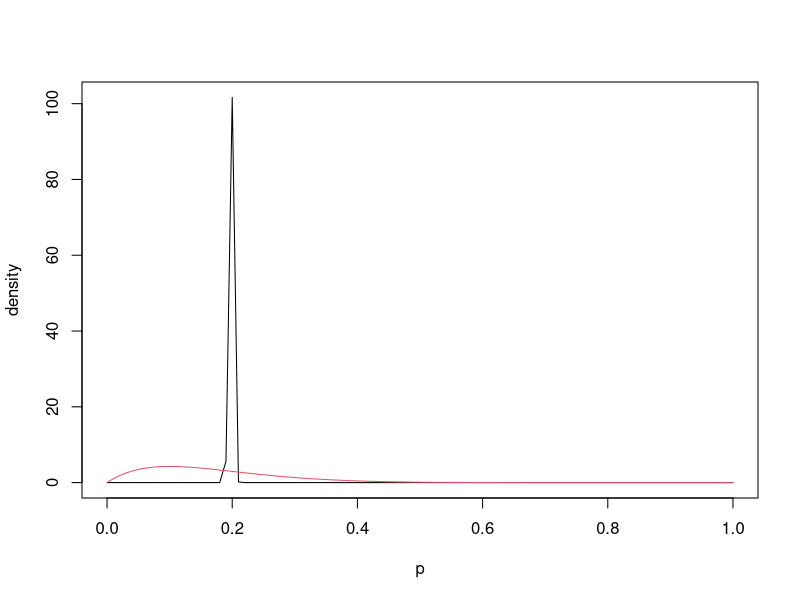
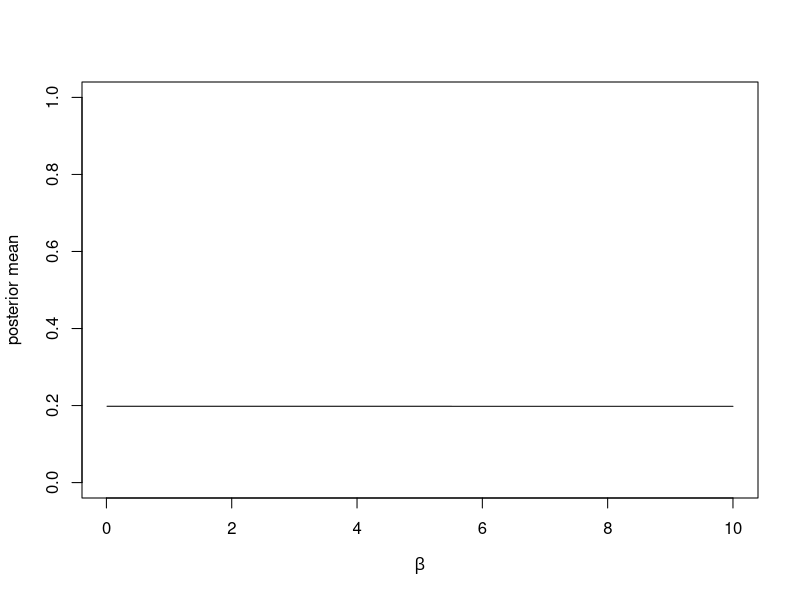
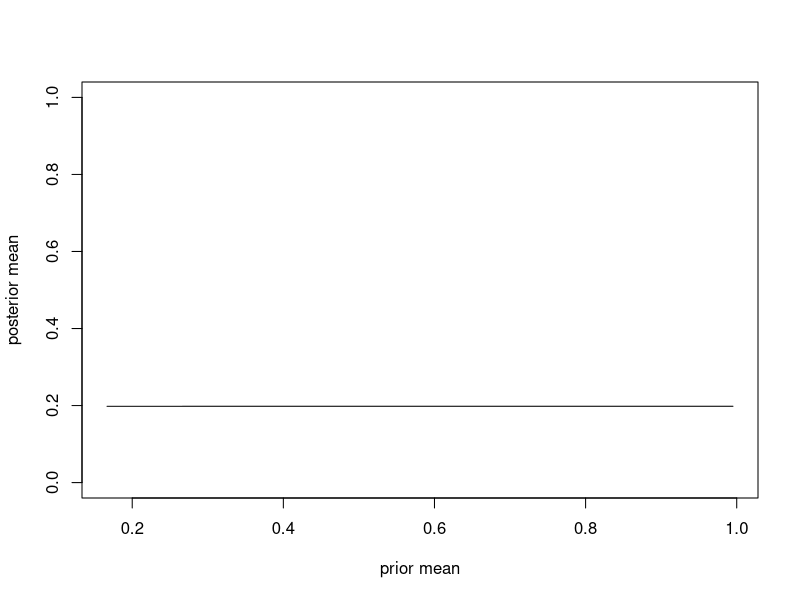
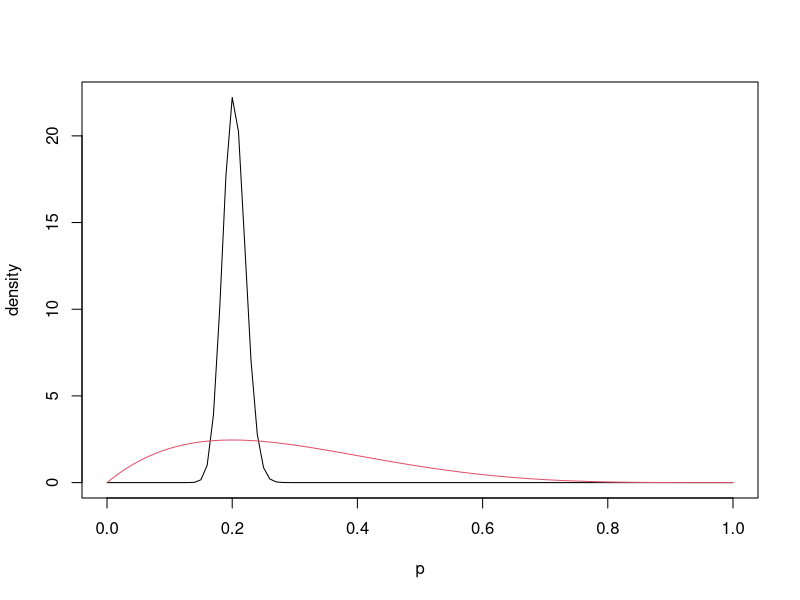
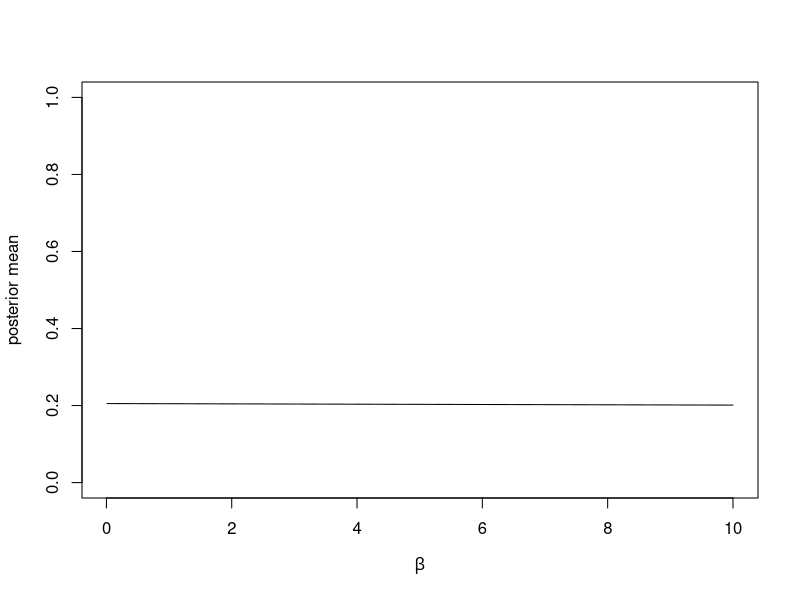
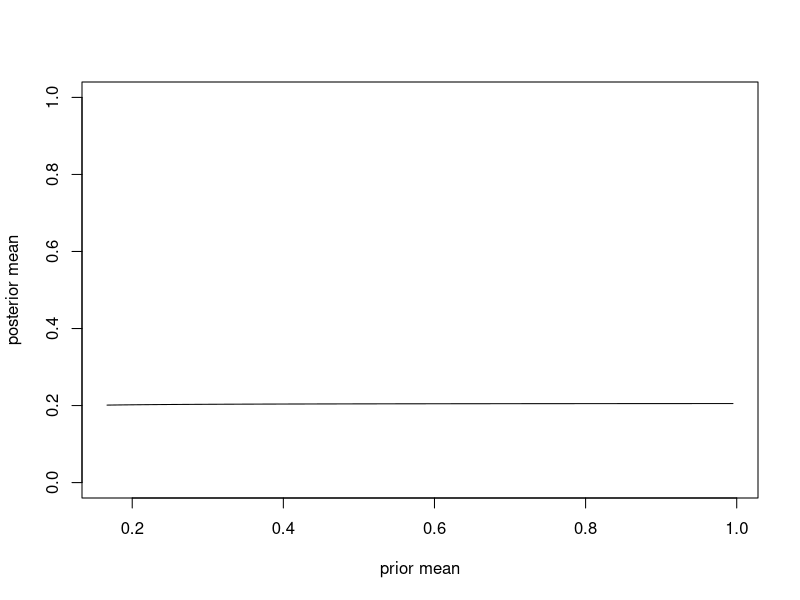

Here is the R script that generated these plots, in order:
#The posterior distribution is Beta(sum(x) + \alpha, 100*N - sum(x) + \beta )


# Function for posterior distribution -------------------------------------
#This function computes the posterior distribution
#It has four inputs: sum.x and N describing the data, and alpha and beta (both numerics correpsonding to the prior distribution)
#It outputs a vector evaluating the posterior distribution at [0, 0.01, 0.02, ..., 10]
evaluate.posterior <- function(sum.x, N, alpha, beta){


  #Create grid
  p <- seq(0, 1, 0.01)

  #Evaluate posterior
  posterior <- dbeta(p, sum.x + alpha, 100*N - sum.x + beta)

  #Return posterior
  return(posterior)
}



# Large data scenario -----------------------------------------------------
p <- seq(0, 1, 0.01) #Create grid of p values
beta <- seq(0.01, 10, 0.01) #Create grid of beta values
all.posteriors <- sapply(beta, evaluate.posterior, sum.x = 2971, N = 150, alpha = 2)


#Plot Posterior and Prior
plot(p, all.posteriors[, 1000], type = 'l', xlab = "p", ylab = "density")
lines(p, dbeta(p, 2, beta[1000]), col = 2)

#The prior mean is alpha/ alpha + beta. The posterior mean is sum(x) + alpha / alpha + beta + 100N
prior.mean <- 2/(2 + beta)
posterior.mean <- (2971 + 2)/(2 + 100*150 + beta)

#Create Plots
plot(beta, posterior.mean, type = 'l', ylim = c(0, 1), xlab = expression(beta), ylab = "posterior mean")
plot(prior.mean, posterior.mean, type = 'l', ylim = c(0, 1), xlab = "prior mean", ylab = "posterior mean")



# Low data scenario -----------------------------------------------------
p <- seq(0, 1, 0.01) #Create grid of p values
beta <- seq(0.01, 10, 0.01) #Create grid of beta values
all.posteriors <- sapply(beta, evaluate.posterior, sum.x = 101, N = 5, alpha = 2)


#Plot Posterior and Prior
plot(p, all.posteriors[, 500], type = 'l', xlab = "p", ylab = "density")
lines(p, dbeta(p, 2, beta[500]), col = 2)

#The prior mean is alpha/ alpha + beta. The posterior mean is sum(x) + alpha / alpha + beta + 100N
prior.mean <- 2/(2 + beta)
posterior.mean <- (101 + 2)/(2 + 100*5 + beta)

#Create Plots
plot(beta, posterior.mean, type = 'l', ylim = c(0, 1), xlab = expression(beta), ylab = "posterior mean")
plot(prior.mean, posterior.mean, type = 'l', ylim = c(0, 1), xlab = "prior mean", ylab = "posterior mean")


#This one is pretty invariant to the choice of prior parameter for beta in low data settings. If you start changing alpha too, it becomes much less invariant.
